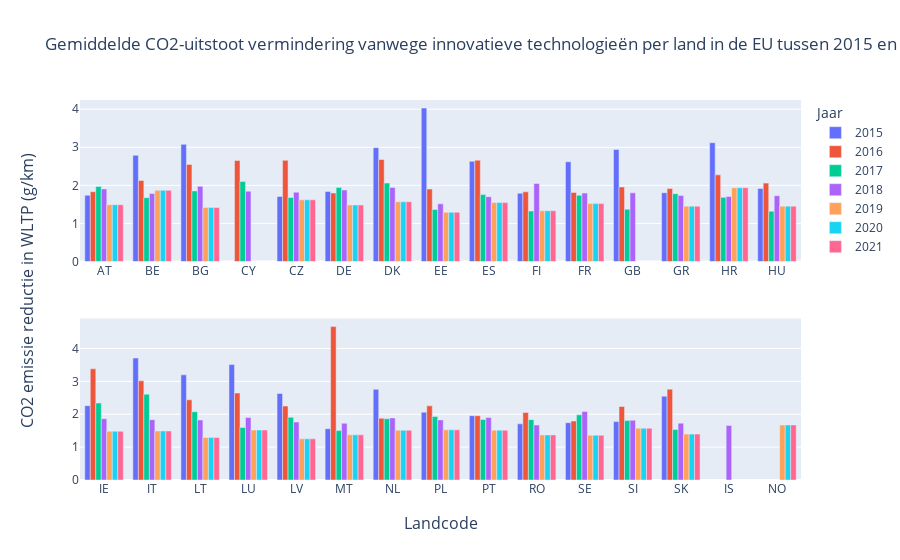

Notebook cell for this chart:
### Markdown cell above
>**Figuur 1**. In dit staafdiagram, waarbij de x-as de landcodes vertegenwoordigt en de y-as de CO2-uitstoot in g/km (WLTP) weergeeft, wordt de gemiddelde CO2-uitstoot van personenauto’s in verschillende landen van de Europese Unie over de periode 2015-2021 getoond. Elke staaf in de grafiek vertegenwoordigt een specifiek jaar, aangegeven in de legenda. De kleur van elke staaf correspondeert met het betreffende jaar. Deze visualisatie geeft inzicht in de variatie en trends in CO2-uitstoot van personenauto's tussen EU-landen over de jaren heen.

Uit de gegevens in Figuur 1 kunnen we afleiden dat er een opmerkelijke afname van de CO2-uitstoot is vastgesteld in alle landen. Dit suggereert dat de inspanningen om de CO2-uitstoot te verminderen effect beginnen te hebben, zelfs op wereldwijde schaal. Deze daling kan grotendeels worden toegeschreven aan de impact van de COVID-19-pandemie, die vanaf 2019 een grote vermindering in de uitstoot heeft veroorzaakt, zoals blijkt uit figuur 1. De lockdownmaatregelen en reisbeperkingen hebben geleid tot verminderde economische activiteiten, een afname van het transport en een vertraging in industriële processen, wat resulteerde in een positief effect op de uitstootniveaus (Liu, 2020).

Bovendien is het van belang om te onderzoeken hoe technologische innovaties in de loop der jaren hebben bijgedragen aan veranderingen in de CO2-uitstoot.

### Code cell
# Plot settings
rows = 2
cols = 1
fig = make_subplots(rows=rows, cols=cols, x_title="Landcode", y_title="CO2 emissie reductie in WLTP (g/km)")

for year in [2015, 2016, 2017, 2018, 2019, 2020, 2021]:
    # Find index of 'IE' to split the countries on ('IE' is often in the middle).
    country_emission_year = country_emission[country_emission["year"]==year].reset_index()
    split_index = country_emission_year[country_emission_year["Country"]=="IE"].index
    country_emission_split = np.split(country_emission[country_emission["year"]==year], split_index)

    # Subplot settings
    for row in range(rows):
        for col in range(cols):
            index = cols * row + col
            showlegend = row == col == 0
            fig.append_trace(
                go.Bar(
                    x=country_emission_split[index]["Country"],
                    y=country_emission_split[index]["Erwltp (g/km) mean"],
                    name=year,
                    marker=dict(color=px.colors.qualitative.Plotly[year-2015]),
                    showlegend=showlegend,
                ),
                row=row + 1,
                col=col + 1,
            )

fig.update_layout(
    title_text="Gemiddelde CO2-uitstoot vermindering vanwege innovatieve technologieën per land in de EU tussen 2015 en 2021",
    legend_title="Jaar",
)
fig.show()

### Figure 1 — Plotly figure (JSON) as saved in the notebook; plotly's stock layout.template omitted (floating-point values rounded to 4 significant figures)
{"data": [{"marker": {"color": "#636EFA"}, "name": "2015", "showlegend": true, "type": "bar", "x": ["AT", "BE", "BG", "CY", "CZ", "DE", "DK", "EE", "ES", "FI", "FR", "GB", "GR", "HR", "HU"], "xaxis": "x", "y": [1.74, 2.789, 3.077, null, 1.708, 1.841, 2.99, 4.03, 2.631, 1.793, 2.618, 2.943, 1.807, 3.12, 1.917], "yaxis": "y"}, {"marker": {"color": "#636EFA"}, "name": "2015", "showlegend": false, "type": "bar", "x": ["IE", "IT", "LT", "LU", "LV", "MT", "NL", "PL", "PT", "RO", "SE", "SI", "SK"], "xaxis": "x2", "y": [2.261, 3.708, 3.198, 3.51, 2.632, 1.56, 2.757, 2.062, 1.956, 1.707, 1.743, 1.777, 2.548], "yaxis": "y2"}, {"marker": {"color": "#EF553B"}, "name": "2016", "showlegend": true, "type": "bar", "x": ["AT", "BE", "BG", "CY", "CZ", "DE", "DK", "EE", "ES", "FI", "FR", "GB", "GR", "HR", "HU"], "xaxis": "x", "y": [1.833, 2.128, 2.55, 2.652, 2.657, 1.8, 2.679, 1.903, 2.662, 1.83, 1.815, 1.957, 1.916, 2.276, 2.059], "yaxis": "y"}, {"marker": {"color": "#EF553B"}, "name": "2016", "showlegend": false, "type": "bar", "x": ["IE", "IT", "LT", "LU", "LV", "MT", "NL", "PL", "PT", "RO", "SE", "SI", "SK"], "xaxis": "x2", "y": [3.38, 3.016, 2.439, 2.643, 2.248, 4.666, 1.878, 2.255, 1.956, 2.054, 1.793, 2.237, 2.763], "yaxis": "y2"}, {"marker": {"color": "#00CC96"}, "name": "2017", "showlegend": true, "type": "bar", "x": ["AT", "BE", "BG", "CY", "CZ", "DE", "DK", "EE", "ES", "FI", "FR", "GB", "GR", "HR", "HU"], "xaxis": "x", "y": [1.969, 1.677, 1.854, 2.1, 1.681, 1.943, 2.062, 1.366, 1.757, 1.326, 1.739, 1.375, 1.78, 1.685, 1.322], "yaxis": "y"}, {"marker": {"color": "#00CC96"}, "name": "2017", "showlegend": false, "type": "bar", "x": ["IE", "IT", "LT", "LU", "LV", "MT", "NL", "PL", "PT", "RO", "SE", "SI", "SK"], "xaxis": "x2", "y": [2.34, 2.611, 2.077, 1.598, 1.906, 1.502, 1.865, 1.934, 1.84, 1.836, 1.983, 1.806, 1.532], "yaxis": "y2"}, {"marker": {"color": "#AB63FA"}, "name": "2018", "showlegend": true, "type": "bar", "x": ["AT", "BE", "BG", "CY", "CZ", "DE", "DK", "EE", "ES", "FI", "FR", "GB", "GR", "HR", "HU"], "xaxis": "x", "y": [1.907, 1.784, 1.973, 1.847, 1.821, 1.878, 1.946, 1.515, 1.702, 2.051, 1.798, 1.803, 1.732, 1.707, 1.729], "yaxis": "y"}, {"marker": {"color": "#AB63FA"}, "name": "2018", "showlegend": false, "type": "bar", "x": ["IE", "IS", "IT", "LT", "LU", "LV", "MT", "NL", "PL", "PT", "RO", "SE", "SI", "SK"], "xaxis": "x2", "y": [1.864, 1.659, 1.834, 1.825, 1.904, 1.763, 1.725, 1.888, 1.828, 1.899, 1.671, 2.087, 1.817, 1.729], "yaxis": "y2"}, {"marker": {"color": "#FFA15A"}, "name": "2019", "showlegend": true, "type": "bar", "x": ["AT", "BE", "BG", "CY", "CZ", "DE", "DK", "EE", "ES", "FI", "FR", "GR", "HR", "HU"], "xaxis": "x", "y": [1.493, 1.868, 1.42, null, 1.62, 1.485, 1.569, 1.292, 1.548, 1.333, 1.521, 1.453, 1.939, 1.454], "yaxis": "y"}, {"marker": {"color": "#FFA15A"}, "name": "2019", "showlegend": false, "type": "bar", "x": ["IE", "IS", "IT", "LT", "LU", "LV", "MT", "NL", "NO", "PL", "PT", "RO", "SE", "SI", "SK"], "xaxis": "x2", "y": [1.483, null, 1.491, 1.295, 1.52, 1.252, 1.373, 1.512, 1.674, 1.526, 1.516, 1.372, 1.361, 1.574, 1.396], "yaxis": "y2"}, {"marker": {"color": "#19D3F3"}, "name": "2020", "showlegend": true, "type": "bar", "x": ["AT", "BE", "BG", "CY", "CZ", "DE", "DK", "EE", "ES", "FI", "FR", "GR", "HR", "HU"], "xaxis": "x", "y": [1.493, 1.868, 1.42, null, 1.62, 1.485, 1.569, 1.292, 1.548, 1.333, 1.521, 1.453, 1.939, 1.454], "yaxis": "y"}, {"marker": {"color": "#19D3F3"}, "name": "2020", "showlegend": false, "type": "bar", "x": ["IE", "IS", "IT", "LT", "LU", "LV", "MT", "NL", "NO", "PL", "PT", "RO", "SE", "SI", "SK"], "xaxis": "x2", "y": [1.483, null, 1.491, 1.295, 1.52, 1.252, 1.373, 1.512, 1.674, 1.526, 1.516, 1.372, 1.361, 1.574, 1.396], "yaxis": "y2"}, {"marker": {"color": "#FF6692"}, "name": "2021", "showlegend": true, "type": "bar", "x": ["AT", "BE", "BG", "CY", "CZ", "DE", "DK", "EE", "ES", "FI", "FR", "GR", "HR", "HU"], "xaxis": "x", "y": [1.493, 1.868, 1.42, null, 1.62, 1.485, 1.569, 1.292, 1.548, 1.333, 1.521, 1.453, 1.939, 1.454], "yaxis": "y"}, {"marker": {"color": "#FF6692"}, "name": "2021", "showlegend": false, "type": "bar", "x": ["IE", "IS", "IT", "LT", "LU", "LV", "MT", "NL", "NO", "PL", "PT", "RO", "SE", "SI", "SK"], "xaxis": "x2", "y": [1.483, null, 1.491, 1.295, 1.52, 1.252, 1.373, 1.512, 1.674, 1.526, 1.516, 1.372, 1.361, 1.574, 1.396], "yaxis": "y2"}], "layout": {"annotations": [{"font": {"size": 16}, "showarrow": false, "text": "Landcode", "x": 0.5, "xanchor": "center", "xref": "paper", "y": 0, "yanchor": "top", "yref": "paper", "yshift": -30}, {"font": {"size": 16}, "showarrow": false, "text": "CO2 emissie reductie in WLTP (g/km)", "textangle": -90, "x": 0, "xanchor": "right", "xref": "paper", "xshift": -40, "y": 0.5, "yanchor": "middle", "yref": "paper"}], "legend": {"title": {"text": "Jaar"}}, "title": {"text": "Gemiddelde CO2-uitstoot vermindering vanwege innovatieve technologieën per land in de EU tussen 2015 en 2021"}, "xaxis": {"anchor": "y", "domain": [0, 1]}, "xaxis2": {"anchor": "y2", "domain": [0, 1]}, "yaxis": {"anchor": "x", "domain": [0.575, 1]}, "yaxis2": {"anchor": "x2", "domain": [0, 0.425]}}}
